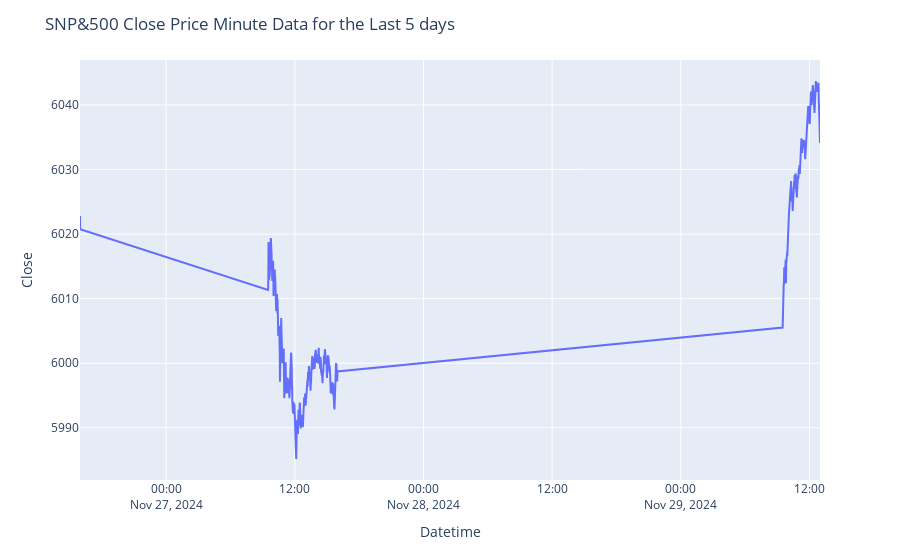

Notebook code for this chart:
### Code cell
# df.index = pd.to_datetime(df['index'])

# Plotting the line plot using plotly express
fig = px.line(df, x=df.index, y='Close')
fig.update_layout(title=f"SNP&500 Close Price Minute Data for the Last {days_back} days")

### Figure 1 — Plotly figure (JSON) as saved in the notebook; plotly's stock layout.template omitted (floating-point values rounded to 4 significant figures; data arrays with more than 128 entries replaced by an {"elided": "..."} marker saying what was removed)
{"data": [{"hovertemplate": "Datetime=%{x}<br>Close=%{y}<extra></extra>", "legendgroup": "", "line": {"color": "#636efa", "dash": "solid"}, "marker": {"symbol": "circle"}, "mode": "lines", "name": "", "orientation": "v", "showlegend": false, "type": "scatter", "x": {"elided": "600 str values"}, "xaxis": "x", "y": {"elided": "600 float values"}, "yaxis": "y"}], "layout": {"legend": {"tracegroupgap": 0}, "margin": {"t": 60}, "title": {"text": "SNP&500 Close Price Minute Data for the Last 5 days"}, "xaxis": {"anchor": "y", "domain": [0, 1], "title": {"text": "Datetime"}}, "yaxis": {"anchor": "x", "domain": [0, 1], "title": {"text": "Close"}}}}
